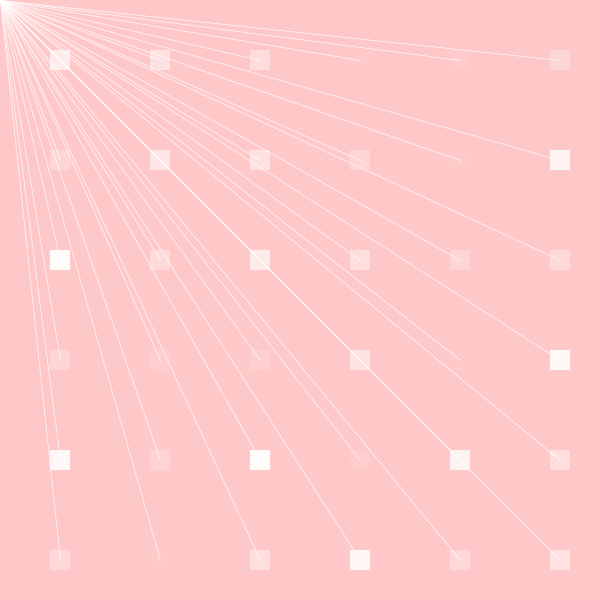
Frame 1 (no input)
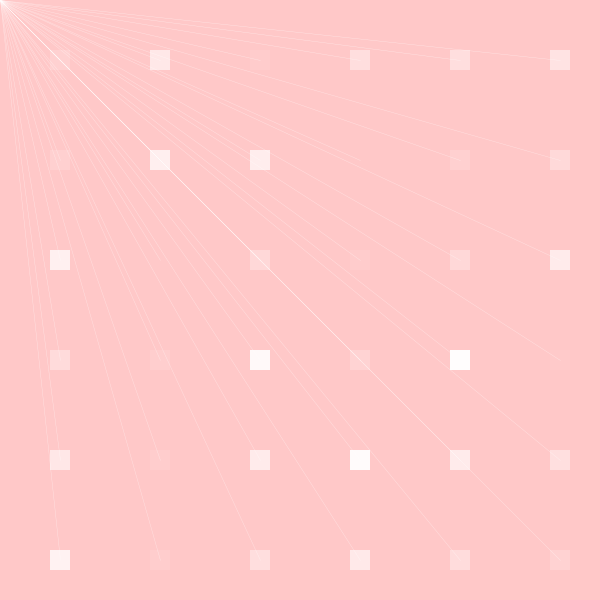
Frame 60 (the mouse pressed at the canvas centre just before this capture)
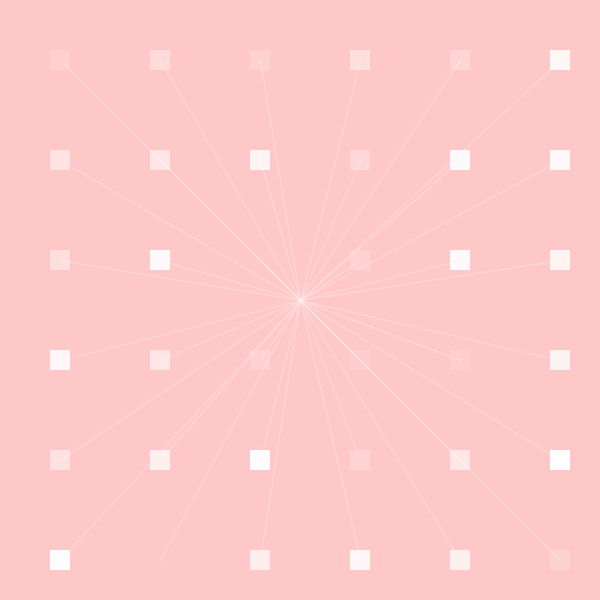
Frame 120 (the mouse held since frame 60 and released just before this capture)

The Processing sketch that drew these frames (run headless with seeded random() and noise(); from frame 60 on, the mouse is pressed at the canvas centre):

// Processing sketch: processing_138254
// ── processing_138254.pde

void setup(){
  size(600,600);
  background(0);
  frameRate(4);
}

void draw (){
  noStroke();
  background(255,200,200);
  for (int i = 0; i < width ; i = i + 100){
  for (int j = 0; j < height ; j = j + 100){
  fill(255,random(0,255));
  rect(i+50,j+50,20,20);
  }
  }
  stroke(255,random(100,255));
  strokeWeight(random(0.1,1));
  for (int i = 0; i < width ; i = i + 100){
  for (int j = 0; j < height ; j = j + 100){
    line(mouseX,mouseY,i+60,j+60);
    }
  }
}
 void mousePressed() {
   background(random(200,255),random(200,255),random(200,255));
   fill(255);
   ellipse (mouseX,mouseY,100,100);
    fill(255,50);
   ellipse (mouseX,mouseY,150,150);
   ellipse (mouseX,mouseY,200,200);
   ellipse (mouseX,mouseY,250,250);
   ellipse (mouseX,mouseY,300,300);
   
 }
